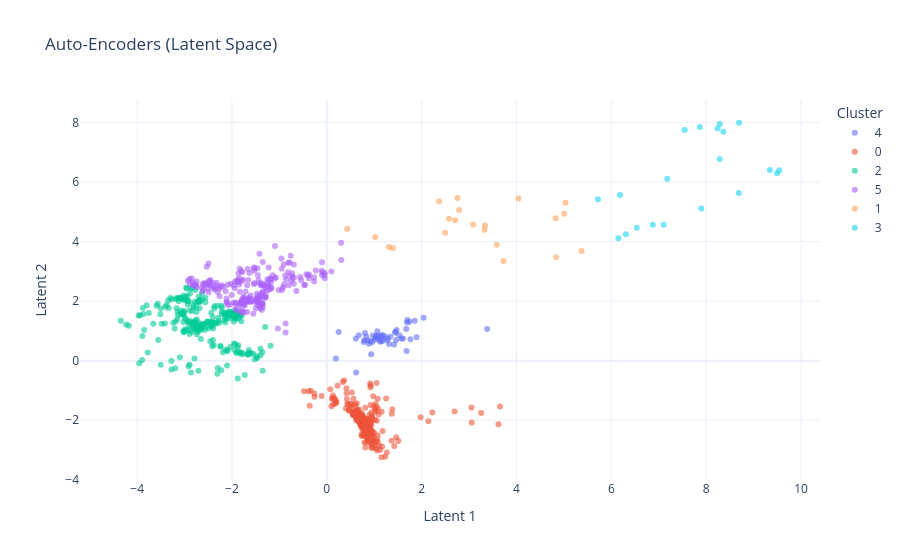

Here is the notebook cell this chart was saved with:
### Code cell
# Skapa din dataframe med latenta dimensioner, kluster och frame_idx
df_latent = pd.DataFrame(X_ae[:, :2], columns=['Latent 1', 'Latent 2'])
df_latent['Cluster'] = labels_AE.astype(str)  # Konvertera till sträng för diskreta färger
df_latent['frame_idx'] = df['frame_idx'].values  # För att kunna spåra bildrutan

# Skapa den interaktiva plotten med samma färgpalett ('tab10') som i Matplotlib
fig = px.scatter(
    df_latent,
    x='Latent 1',
    y='Latent 2',
    color='Cluster',
    hover_data=['frame_idx'],
    title='Auto-Encoders (Latent Space)',
    opacity=0.6 # Motsvarar alpha=0.6 i din plt.scatter
)

# Justera layouten för att efterlikna en ren stil
fig.update_layout(
    xaxis_title='Latent 1',
    yaxis_title='Latent 2',
    template='plotly_white'
)

fig.show()

### Figure 1 — Plotly figure (JSON) as saved in the notebook; plotly's stock layout.template omitted (floating-point values rounded to 4 significant figures; data arrays with more than 128 entries replaced by an {"elided": "..."} marker saying what was removed)
{"data": [{"customdata": [[510], [540], [570], [600], [630], [660], [690], [720], [750], [780], [810], [840], [870], [900], [930], [960], [990], [1020], [1050], [1080], [1110], [1140], [1170], [1200], [1230], [1260], [1290], [1320], [1350], [1380], [1410], [1440], [1470], [1500], [1530], [1560], [1590], [1620], [1650], [1680], [1710], [1740], [1770], [1800], [1830], [1860], [1890], [1920], [1950], [1980], [18090]], "hovertemplate": "Cluster=4<br>Latent 1=%{x}<br>Latent 2=%{y}<br>frame_idx=%{customdata[0]}<extra></extra>", "legendgroup": "4", "marker": {"color": "#636efa", "opacity": 0.6, "symbol": "circle"}, "mode": "markers", "name": "4", "orientation": "v", "showlegend": true, "type": "scatter", "x": [3.382, 0.8052, 0.2492, 0.6734, 0.7785, 0.8698, 0.922, 0.6109, 0.9499, 1.064, 0.8317, 0.7908, 1.174, 1.274, 1.471, 1.446, 1.045, 1.144, 1.092, 1.041, 1.08, 1.015, 0.9705, 1.024, 1.22, 1.164, 1.339, 1.573, 1.136, 1.763, 1.894, 1.607, 1.132, 1.683, 1.42, 1.46, 1.281, 1.53, 1.676, 1.856, 1.689, 1.7, 2.04, 1.743, 1.441, 1.18, 1.312, 0.8837, 0.9352, 0.6196, 0.1921], "xaxis": "x", "y": [1.059, 0.9252, 0.9614, 0.8519, 0.6234, 0.6803, 0.6473, 0.7325, 0.616, 0.9889, 0.8038, 0.6846, 0.8596, 0.6934, 1.025, 0.9681, 0.8352, 0.8367, 0.8337, 0.7957, 0.7293, 0.7009, 0.8436, 0.7716, 0.8217, 0.7638, 0.8004, 0.7398, 0.6587, 0.7163, 0.7879, 0.7429, 0.6336, 0.3268, 0.544, 0.6932, 0.7557, 0.8517, 1.063, 1.337, 1.277, 1.368, 1.442, 1.304, 0.9406, 0.6613, 0.5593, 0.5658, 0.2116, -0.3975, 0.07149], "yaxis": "y"}, {"customdata": {"elided": "394x1 int values"}, "hovertemplate": "Cluster=0<br>Latent 1=%{x}<br>Latent 2=%{y}<br>frame_idx=%{customdata[0]}<extra></extra>", "legendgroup": "0", "marker": {"color": "#EF553B", "opacity": 0.6, "symbol": "circle"}, "mode": "markers", "name": "0", "orientation": "v", "showlegend": true, "type": "scatter", "x": {"elided": "394 float values"}, "xaxis": "x", "y": {"elided": "394 float values"}, "yaxis": "y"}, {"customdata": {"elided": "266x1 int values"}, "hovertemplate": "Cluster=2<br>Latent 1=%{x}<br>Latent 2=%{y}<br>frame_idx=%{customdata[0]}<extra></extra>", "legendgroup": "2", "marker": {"color": "#00cc96", "opacity": 0.6, "symbol": "circle"}, "mode": "markers", "name": "2", "orientation": "v", "showlegend": true, "type": "scatter", "x": {"elided": "266 float values"}, "xaxis": "x", "y": {"elided": "266 float values"}, "yaxis": "y"}, {"customdata": {"elided": "231x1 int values"}, "hovertemplate": "Cluster=5<br>Latent 1=%{x}<br>Latent 2=%{y}<br>frame_idx=%{customdata[0]}<extra></extra>", "legendgroup": "5", "marker": {"color": "#ab63fa", "opacity": 0.6, "symbol": "circle"}, "mode": "markers", "name": "5", "orientation": "v", "showlegend": true, "type": "scatter", "x": {"elided": "231 float values"}, "xaxis": "x", "y": {"elided": "231 float values"}, "yaxis": "y"}, {"customdata": [[4500], [4530], [4560], [4590], [4620], [4650], [4680], [4710], [5340], [5370], [5400], [5430], [5460], [5490], [5520], [5550], [5580], [5610], [5640], [5670], [5700]], "hovertemplate": "Cluster=1<br>Latent 1=%{x}<br>Latent 2=%{y}<br>frame_idx=%{customdata[0]}<extra></extra>", "legendgroup": "1", "marker": {"color": "#FFA15A", "opacity": 0.6, "symbol": "circle"}, "mode": "markers", "name": "1", "orientation": "v", "showlegend": true, "type": "scatter", "x": [0.4313, 1.021, 1.391, 2.498, 3.582, 3.727, 4.837, 5.373, 5.035, 5.006, 4.826, 4.042, 3.325, 3.336, 3.087, 2.706, 2.791, 2.756, 2.368, 2.577, 1.311], "xaxis": "x", "y": [4.427, 4.152, 3.782, 4.293, 3.894, 3.347, 3.476, 3.686, 5.301, 4.933, 4.782, 5.442, 4.393, 4.541, 4.567, 4.716, 5.06, 5.461, 5.349, 4.766, 3.815], "yaxis": "y"}, {"customdata": [[4740], [4770], [4800], [4830], [4860], [4890], [4920], [4950], [4980], [5010], [5040], [5070], [5100], [5130], [5160], [5190], [5220], [5250], [5280], [5310]], "hovertemplate": "Cluster=3<br>Latent 1=%{x}<br>Latent 2=%{y}<br>frame_idx=%{customdata[0]}<extra></extra>", "legendgroup": "3", "marker": {"color": "#19d3f3", "opacity": 0.6, "symbol": "circle"}, "mode": "markers", "name": "3", "orientation": "v", "showlegend": true, "type": "scatter", "x": [6.15, 6.875, 6.537, 6.309, 7.105, 7.898, 8.688, 9.495, 9.541, 9.344, 8.287, 8.288, 7.546, 7.867, 8.242, 8.694, 8.364, 7.18, 6.184, 5.718], "xaxis": "x", "y": [4.112, 4.562, 4.465, 4.242, 4.562, 5.112, 5.634, 6.296, 6.397, 6.4, 6.77, 7.946, 7.747, 7.845, 7.796, 7.989, 7.689, 6.105, 5.566, 5.421], "yaxis": "y"}], "layout": {"legend": {"title": {"text": "Cluster"}, "tracegroupgap": 0}, "title": {"text": "Auto-Encoders (Latent Space)"}, "xaxis": {"anchor": "y", "domain": [0, 1], "title": {"text": "Latent 1"}}, "yaxis": {"anchor": "x", "domain": [0, 1], "title": {"text": "Latent 2"}}}}
